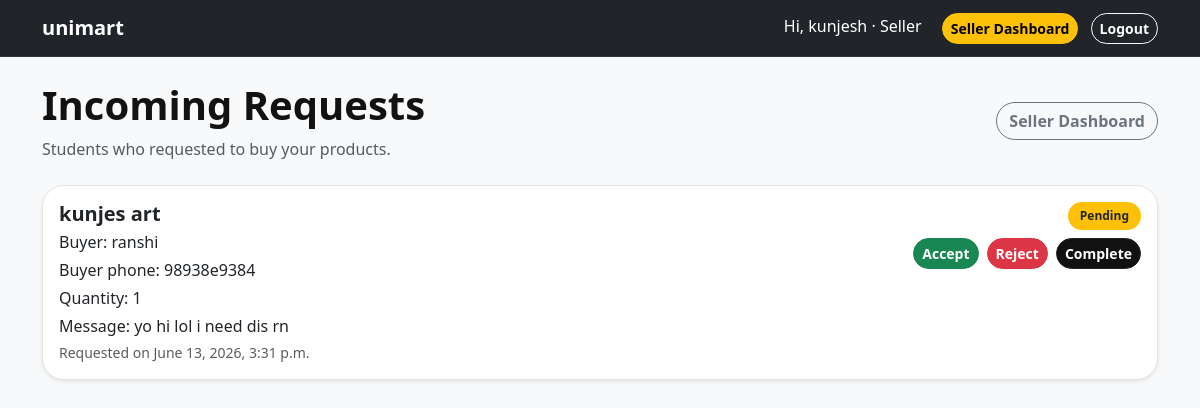
/orders/seller-requests/ (signed in), run on an earlier commit of the app's database.
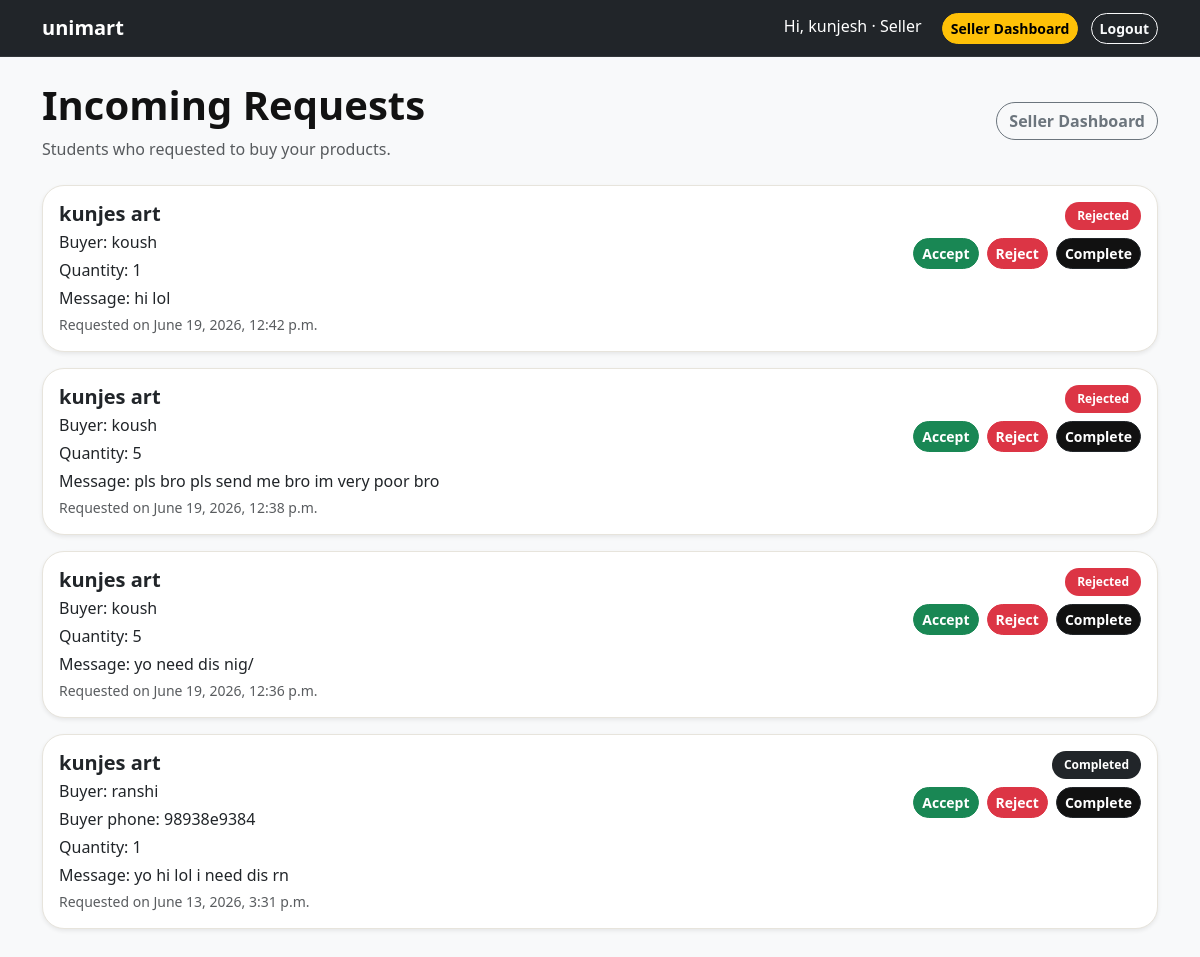
And on a later commit of the database.
### accounts/models.py (models this page shows, shortened)
class User(AbstractUser):
    ROLE_CHOICES = (
        ('buyer', 'Buyer'),
        ('seller', 'Seller'),
        ('both', 'Both'),
    )
    role = models.CharField(max_length=10, choices=ROLE_CHOICES, default='buyer')
    college_name = models.CharField(max_length=100, blank=True)
    department = models.CharField(max_length=100, blank=True)
    year = models.CharField(max_length=20, blank=True)
    phone_number = models.CharField(max_length=15, blank=True)

### orders/models.py (models this page shows, shortened)
class OrderRequest(models.Model):
    STATUS_CHOICES = (
        ('pending', 'Pending'),
        ('accepted', 'Accepted'),
        ('rejected', 'Rejected'),
        ('completed', 'Completed'),
    )
    product = models.ForeignKey(
        Product,
        on_delete=models.CASCADE,
        related_name='order_requests'
    )
    buyer = models.ForeignKey(
        settings.AUTH_USER_MODEL,
        on_delete=models.CASCADE,
        related_name='buy_requests'
    )
    seller = models.ForeignKey(
        settings.AUTH_USER_MODEL,
        on_delete=models.CASCADE,
        related_name='sell_requests'
    )
    shop = models.ForeignKey(
        Shop,
        on_delete=models.CASCADE,
        related_name='order_requests'
    )
    quantity = models.PositiveIntegerField(default=1)
    message = models.TextField(blank=True)
    status = models.CharField(max_length=20, choices=STATUS_CHOICES, default='pending')
    created_at = models.DateTimeField(auto_now_add=True)

### marketplace/models.py (models this page shows, shortened)
class Product(models.Model):
    CATEGORY_CHOICES = (
        ('food', 'Food'),
        ('clothing', 'Clothing'),
        ('stationery', 'Stationery'),
        ('electronics', 'Electronics'),
        ('art', 'Art'),
        ('services', 'Services'),
        ('others', 'Others'),
    )
    STOCK_CHOICES = (
        ('available', 'Available'),
        ('out_of_stock', 'Out of Stock'),
    )
    shop = models.ForeignKey(
        Shop,
        on_delete=models.CASCADE,
        related_name='products'
    )
    seller = models.ForeignKey(
        settings.AUTH_USER_MODEL,
        on_delete=models.CASCADE,
        related_name='products'
    )
    name = models.CharField(max_length=100)
    description = models.TextField()
    price = models.DecimalField(max_digits=8, decimal_places=2)
    image = models.ImageField(upload_to='product_images/', blank=True, null=True)
    category = models.CharField(max_length=50, choices=CATEGORY_CHOICES, default='others')
    stock_status = models.CharField(max_length=20, choices=STOCK_CHOICES, default='available')
    created_at = models.DateTimeField(auto_now_add=True)
    updated_at = models.DateTimeField(auto_now=True)

### orders/views.py (the view)
# urls.py: path('seller-requests/', views.seller_requests, name='seller_requests'),
@login_required
def seller_requests(request):
    requests = OrderRequest.objects.filter(
        seller=request.user
    ).order_by('-created_at')
    return render(request, 'orders/seller_requests.html', {
        'requests': requests,
    })

### templates/orders/seller_requests.html
{% extends 'base.html' %}
{% block content %}
<div class="d-flex justify-content-between align-items-center mb-4">
    <div>
        <h1 class="fw-bold">Incoming Requests</h1>
        <p class="text-muted mb-0">Students who requested to buy your products.</p>
    </div>
    <a href="{% url 'marketplace:seller_dashboard' %}" class="btn btn-outline-secondary">
        Seller Dashboard
    </a>
</div>
{% for request_item in requests %}
    <div class="card shadow-sm mb-3">
        <div class="card-body">
            <div class="d-flex justify-content-between align-items-start">
                <div>
                    <h5 class="fw-bold mb-1">
                        {{ request_item.product.name }}
                    </h5>
                    <p class="mb-1">
                        Buyer: {{ request_item.buyer.username }}
                    </p>
                    {% if request_item.buyer.phone_number %}
                        <p class="mb-1">
                            Buyer phone: {{ request_item.buyer.phone_number }}
                        </p>
                    {% endif %}
                    <p class="mb-1">
                        Quantity: {{ request_item.quantity }}
                    </p>
                    {% if request_item.message %}
                        <p class="mb-1">
                            Message: {{ request_item.message }}
                        </p>
                    {% endif %}
                    <p class="text-muted small mb-0">
                        Requested on {{ request_item.created_at }}
                    </p>
                </div>
                <div class="text-end">
                    {% if request_item.status == 'pending' %}
                        <span class="badge bg-warning text-dark">Pending</span>
                    {% elif request_item.status == 'accepted' %}
                        <span class="badge bg-success">Accepted</span>
                    {% elif request_item.status == 'rejected' %}
                        <span class="badge bg-danger">Rejected</span>
                    {% elif request_item.status == 'completed' %}
                        <span class="badge bg-dark">Completed</span>
                    {% endif %}
                    <div class="d-flex gap-2 mt-2">
                        <a href="{% url 'orders:update_request_status' request_item.id 'accepted' %}" class="btn btn-success btn-sm">
                            Accept
                        </a>
                        <a href="{% url 'orders:update_request_status' request_item.id 'rejected' %}" class="btn btn-danger btn-sm">
                            Reject
                        </a>
                        <a href="{% url 'orders:update_request_status' request_item.id 'completed' %}" class="btn btn-dark btn-sm">
                            Complete
                        </a>
                    </div>
                </div>
            </div>
        </div>
    </div>
{% empty %}
    <div class="alert alert-info">
        No incoming requests yet.
    </div>
{% endfor %}
{% endblock %}

### templates/base.html (shortened to what this page needs)
{% load static %}
<!DOCTYPE html>
<html lang="en">
<head>
    <link
        href="https://cdn.jsdelivr.net/npm/bootstrap@5.3.3/dist/css/bootstrap.min.css"
        rel="stylesheet"
    >
    <link rel="stylesheet" href="{% static 'css/style.css' %}">
</head>
<body class="bg-light">
<nav class="navbar navbar-expand-lg navbar-dark bg-dark">
    <div class="container">
        <a class="navbar-brand fw-bold" href="{% url 'marketplace:product_list' %}">
            unimart
        </a>
        <div class="ms-auto">
            {% if user.is_authenticated %}
                <span class="text-white me-3">
                    Hi, {{ user.username }} · {{ user.get_role_display }}
                </span>
                <a href="{% url 'marketplace:seller_dashboard' %}" class="btn btn-warning btn-sm me-2">
                    Seller Dashboard
                </a>
                <form action="{% url 'accounts:logout' %}" method="post" class="d-inline">
                    <button type="submit" class="btn btn-outline-light btn-sm">
                        Logout
                    </button>
                </form>
            {% endif %}
        </div>
    </div>
</nav>
<main class="container py-4">
    {% block content %}
    {% endblock %}
</main>
</body>
</html>

### static/css/style.css (style rules this page uses)
:root { --bg-main: #f7f7f2; --bg-card: #ffffff; --text-main: #121212; --text-muted: #6f6f6f; --border-soft: #e7e4dc; --accent: #ffcf33; --accent-dark: #111111; --radius-lg: 22px; --radius-md: 14px; }
body { background: var(--bg-main); color: var(--text-main); }
.navbar { border-bottom: 1px solid rgba(255, 255, 255, 0.08); }
.card { border: 1px solid var(--border-soft); border-radius: var(--radius-lg); overflow: hidden; }
.btn { border-radius: 999px; font-weight: 600; }
.btn-dark { background: var(--accent-dark); }
.badge { border-radius: 999px; padding: 8px 12px; }

What changed in the data, as far as the page shows it:
added OrderRequest: product.name "kunjes art", buyer.username "koush", quantity "1", message "hi lol", created_at "June 19, 2026, 12:42 p.m.", status "Rejected"
added OrderRequest: product.name "kunjes art", buyer.username "koush", quantity "5", message "pls bro pls send me bro im very poor bro", created_at "June 19, 2026, 12:38 p.m.", status "Rejected"
added OrderRequest: product.name "kunjes art", buyer.username "koush", quantity "5", message "yo need dis nig/", created_at "June 19, 2026, 12:36 p.m.", status "Rejected"
changed OrderRequest "yo hi lol i need dis rn": status "Pending" → "Completed"
